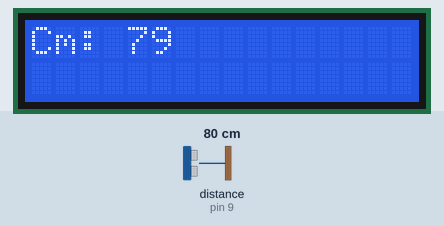
Recording of a sketch running on a simulated Arduino Uno, built with avr-gcc and run on an emulated ATmega328P. Parts: 16×2 character LCD. Wiring (inferred from the names in the program): ultrasonic range finder: trigger pin 10; echo pin 9. The inputs (shaded band) are chosen by the test bench; at power-on: distance to the obstacle (sensor on pin 9) 80 cm. The echo pulse lasts 58.3 µs per cm.

Above: at 1.2 s.
1.3 s: distance to the obstacle (sensor on pin 9) set to 2 cm
At 2.7 s:
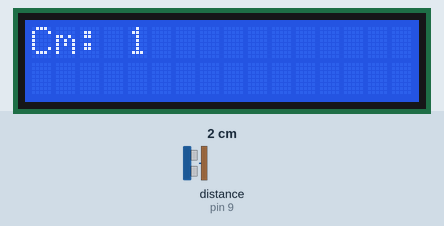
3.0 s: distance to the obstacle (sensor on pin 9) set to 4 cm
At 4.3 s:
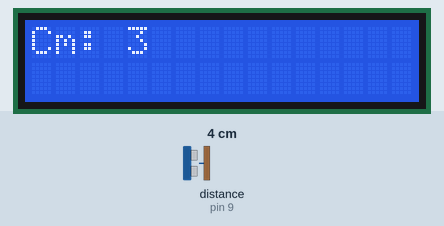
4.6 s: distance to the obstacle (sensor on pin 9) set to 9 cm
At 6.1 s:
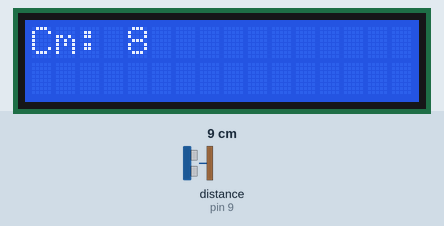
Timing chart, 0 to 7.6 s (numbered marks = the images above; inputs shaded):
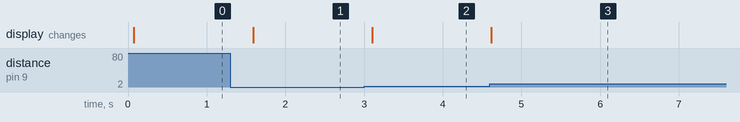

The sketch:

LCD.ino
```cpp
#include <LiquidCrystal.h>

// initialize the library by associating any needed LCD interface pin
// with the arduino pin number it is connected to
const int rs = 12, en = 11, d4 = 5, d5 = 4, d6 = 3, d7 = 2;
LiquidCrystal lcd(rs, en, d4, d5, d6, d7);
int trigPin = 10;
int echoPin = 9;
long duration, cm, inches,distance;
void setup() {
  // set up the LCD's number of columns and rows:
  lcd.begin(16, 2);
  // Print a message to the LCD.
  pinMode(trigPin, OUTPUT);
  pinMode(echoPin, INPUT);
}

void loop() {
     digitalWrite(trigPin, LOW);
  delayMicroseconds(5);
  digitalWrite(trigPin, HIGH);
  delayMicroseconds(10);
  digitalWrite(trigPin, LOW);
   pinMode(echoPin, INPUT);
  duration = pulseIn(echoPin, HIGH);
  distance=duration*0.0343/2;

 cm = distance;
 inches = (duration/2) / 74;
    lcd.clear();
    lcd.setCursor(0,0);
    lcd.print("Cm: ");
    lcd.print(cm);
    delay(500);
     }
```

Measured:
- after the input at 1.3 s, the display: changes after 0.29 s (image 1)
- after the input at 3.0 s, the display: changes after 0.10 s (image 2)
- after the input at 4.6 s, the display: changes at once (image 3)
